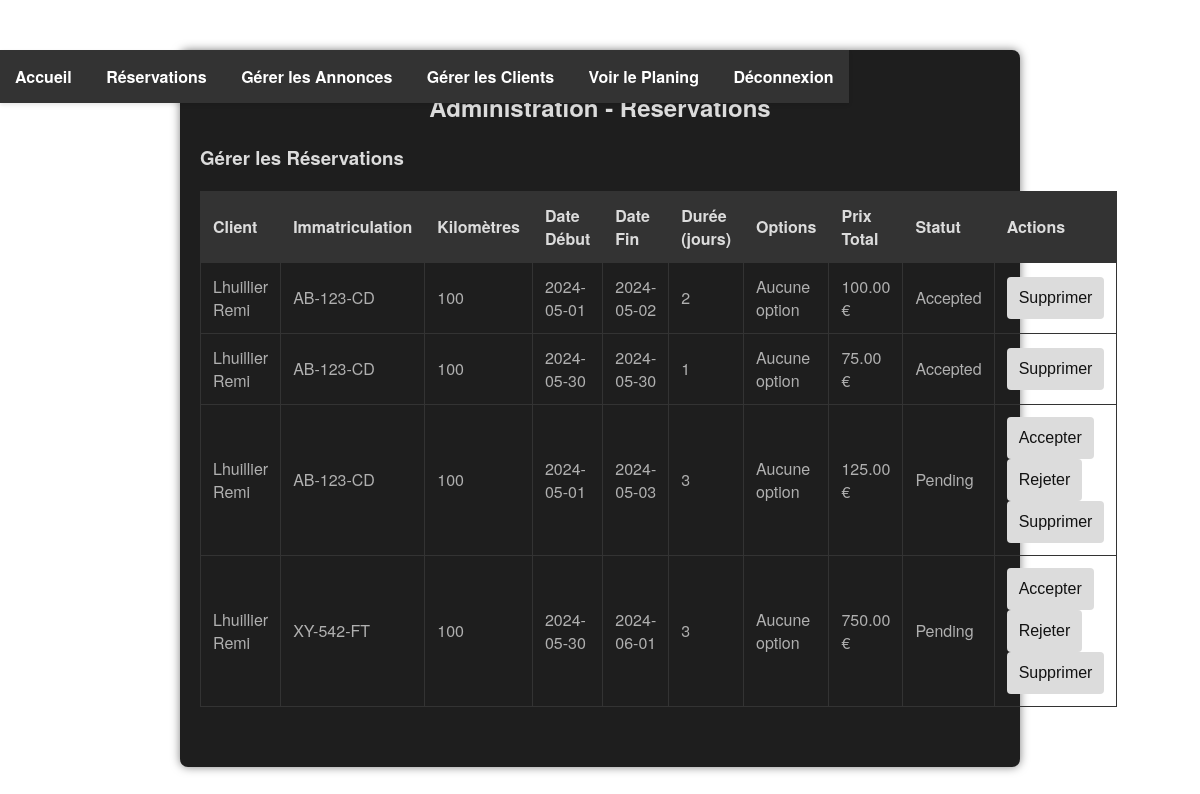
The app's page /admin.php (signed in), older data.
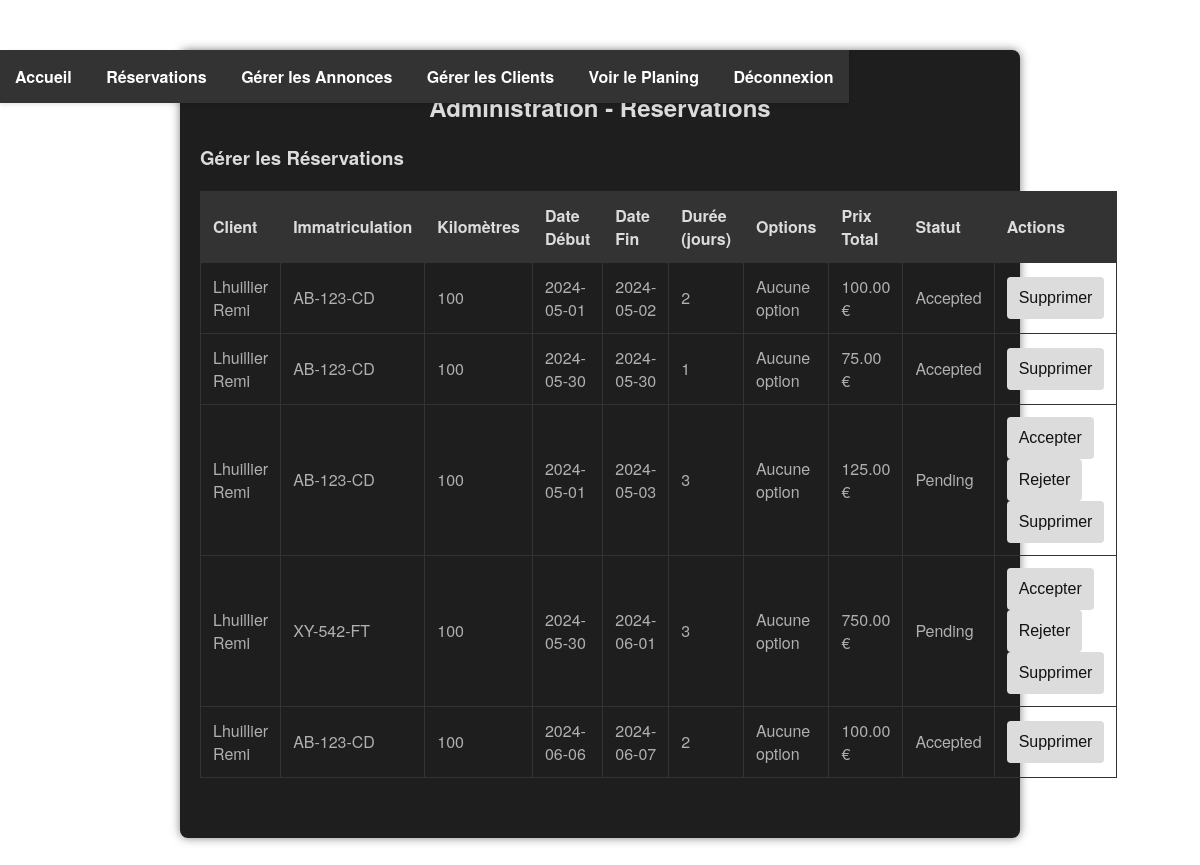
The same page, newer data.
### tables this page shows
CREATE TABLE `reservations` (
  `id` int(11) NOT NULL,
  `id_client` int(11) DEFAULT NULL,
  `immatriculation` varchar(16) DEFAULT NULL,
  `kilometres` int(11) DEFAULT NULL,
  `days` int(11) NOT NULL,
  `total_price` decimal(10,2) NOT NULL,
  `status` enum('pending','accepted','rejected') DEFAULT 'pending',
  `start_date` date DEFAULT NULL,
  `end_date` date DEFAULT NULL
);

CREATE TABLE `clients` (
  `id_client` int(11) NOT NULL,
  `id_type_client` int(11) NOT NULL,
  `nom` varchar(100) NOT NULL,
  `prenom` varchar(100) NOT NULL,
  `adresse` varchar(256) NOT NULL,
  `email` varchar(100) NOT NULL,
  `password` varchar(255) NOT NULL,
  `is_admin` tinyint(1) NOT NULL DEFAULT 0
);

### admin.php (the view, shortened to what this page needs)
<?php
$servername = "localhost";
$username = "root";
$password = "";
$dbname = "locauto";
$conn = new mysqli($servername, $username, $password, $dbname);
$sql_reservations = "SELECT r.id, r.immatriculation, r.kilometres, r.days, r.total_price, r.status, r.start_date, r.end_date, c.nom, c.prenom
                     FROM reservations r
                     JOIN clients c ON r.id_client = c.id_client";
$result_reservations = $conn->query($sql_reservations);
?>
<!DOCTYPE html>
<html lang="fr">
<head>
    <link rel="stylesheet" href="CSS/styles.css">
    <link rel="stylesheet" href="CSS/admin.css">
</head>
<body>
<header>
    <nav>
    <ul>
                <li><a href="index.php">Accueil</a></li>
                <li><a href="admin.php">Réservations</a></li>
                <li><a href="admin_annonces.php">Gérer les Annonces</a></li>
                <li><a href="admin_clients.php">Gérer les Clients</a></li>
                <li><a href="planing.php">Voir le Planing</a></li>
                <li><a href="logout.php">Déconnexion</a></li>
            </ul>
    </nav>
</header>
    <div class="admin-container">
        <h2>Administration - Réservations</h2>
        <div class="form-section">
            <h3>Gérer les Réservations</h3>
            <table>
                <thead>
                    <tr>
                        <th>Client</th>
                        <th>Immatriculation</th>
                        <th>Kilomètres</th>
                        <th>Date Début</th>
                        <th>Date Fin</th>
                        <th>Durée (jours)</th>
                        <th>Options</th>
                        <th>Prix Total</th>
                        <th>Statut</th>
                        <th>Actions</th>
                    </tr>
                </thead>
                <tbody>
                    <?php if ($result_reservations->num_rows > 0): ?>
                        <?php while($row = $result_reservations->fetch_assoc()): ?>
                            <tr>
                                <td><?php echo $row['nom'] . " " . $row['prenom']; ?></td>
                                <td><?php echo $row['immatriculation']; ?></td>
                                <td><?php echo $row['kilometres']; ?></td>
                                <td><?php echo $row['start_date']; ?></td>
                                <td><?php echo $row['end_date']; ?></td>
                                <td><?php echo $row['days']; ?></td>
                                <td>
                                    <?php
                                    $reservation_id = $row['id'];
                                    $sql_options = "SELECT o.option, o.prix FROM reservation_options ro
                                                    JOIN options o ON ro.option_id = o.id_option
                                                    WHERE ro.reservation_id = '$reservation_id'";
                                    $result_options = $conn->query($sql_options);
                                    if ($result_options->num_rows > 0) {
                                        while ($option = $result_options->fetch_assoc()) {
                                            echo $option['option'] . " (+".$option['prix']." €)<br>";
                                        }
                                    } else {
                                        echo "Aucune option";
                                    }
                                    ?>
                                </td>
                                <td><?php echo $row['total_price']; ?> €</td>
                                <td><?php echo ucfirst($row['status']); ?></td>
                                <td>
                                    <?php if ($row['status'] == 'pending'): ?>
                                        <form action="admin.php" method="POST" style="display:inline;">
                                            <button type="submit" name="update_reservation_status">Accepter</button>
                                        </form>
                                        <form action="admin.php" method="POST" style="display:inline;">
                                            <button type="submit" name="update_reservation_status">Rejeter</button>
                                        </form>
                                    <?php endif; ?>
                                    <form action="admin.php" method="POST" style="display:inline;">
                                        <button type="submit" name="delete_reservation">Supprimer</button>
                                    </form>
                                </td>
                            </tr>
                        <?php endwhile; ?>
                    <?php else: ?>
                        <tr>
                            <td colspan="11">Aucune réservation trouvée.</td>
                        </tr>
                    <?php endif; ?>
                </tbody>
            </table>
        </div>
    </div>
</body>
</html>

Row changes from the older to the newer data that the page shows:
added reservations: id_client.nom "Lhuillier", id_client.prenom "Remi", immatriculation "AB-123-CD", kilometres "100", start_date "2024-06-06", end_date "2024-06-07", days "2", total_price "100.00", status "Accepted"
